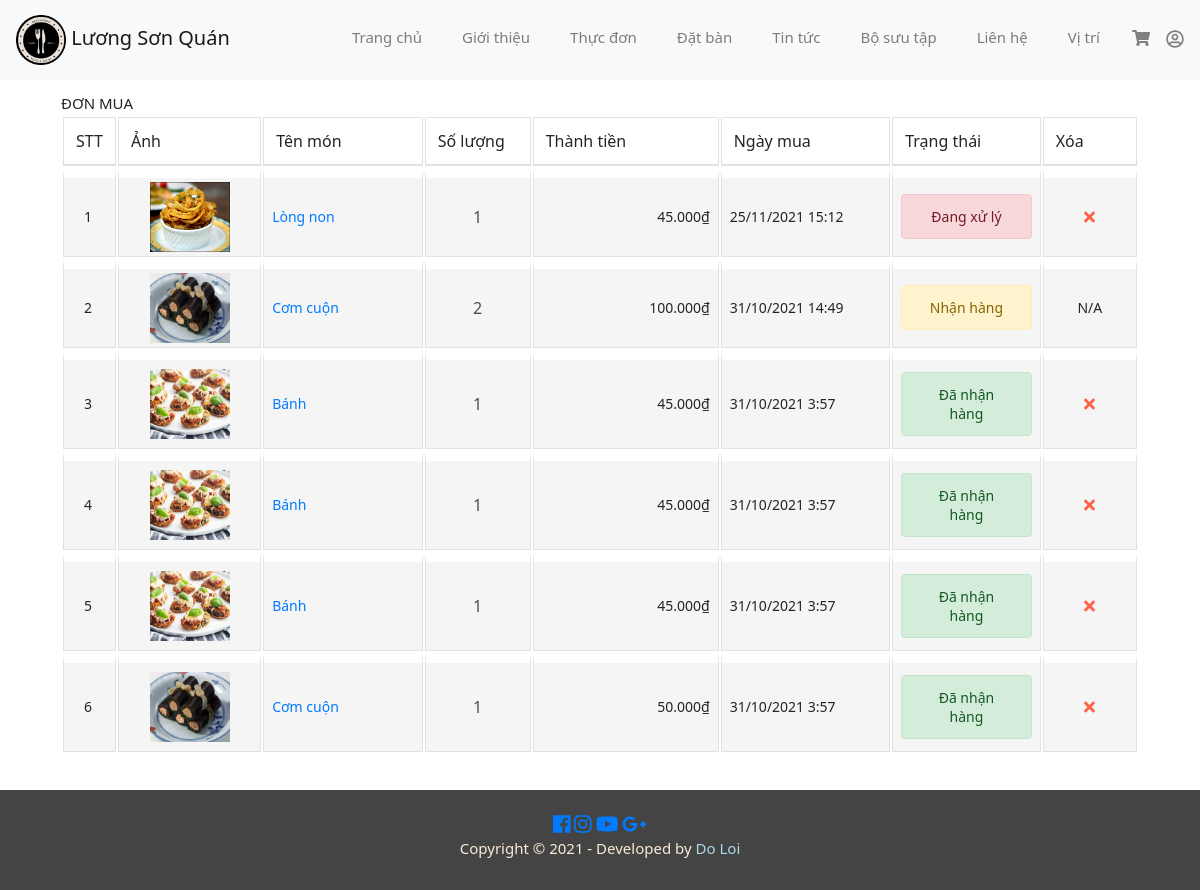
The app's page /orderdetails.php (signed in) with its own data.
### tables this page shows
CREATE TABLE `tbl_config` (
  `id` int(11) NOT NULL,
  `logo` varchar(255) NOT NULL,
  `name` varchar(255) NOT NULL,
  `phone` varchar(20) NOT NULL,
  `email` varchar(150) NOT NULL,
  `address` varchar(255) NOT NULL,
  `map` longtext NOT NULL,
  `discount` int(4) NOT NULL
);

CREATE TABLE `tbl_order` (
  `orderId` int(11) NOT NULL,
  `customerId` int(11) NOT NULL,
  `foodId` int(11) NOT NULL,
  `foodName` varchar(255) NOT NULL,
  `quantity` int(11) NOT NULL,
  `price` varchar(255) NOT NULL,
  `image` varchar(255) NOT NULL,
  `paymethod` varchar(50) NOT NULL,
  `address` varchar(255) NOT NULL,
  `datetime` timestamp NOT NULL DEFAULT current_timestamp() ON UPDATE current_timestamp(),
  `status` int(11) NOT NULL DEFAULT 0
);

### classes/configs.php (called while the page is built, shortened)
<?php
    $filepath = realpath(dirname(__FILE__));
    include_once ($filepath.'/../lib/database.php');
?>
<?php
class configs
{
    private $db;
    public function __construct()
    {
        $this->db = new Database();
    }
    public function show_config()
    {
        $query = "SELECT * FROM tbl_config";
        $result = $this->db->select($query);
        return $result;
    }
}
?>

### lib/database.php (called while the page is built, shortened)
<?php
class Database{
    public $host = DB_HOST;
    public $user = DB_USERNAME;
    public $pass = DB_PASSWORD;
    public $dbname = DB_NAME;
    public $link;
    private function connectDB()
    {
        $this->link = new mysqli($this->host, $this->user, $this->pass, $this->dbname);
    }
    public function select($query)
    {
        $result = $this->link->query($query) or die($this->link->error . __LINE__);
        if ($result->num_rows > 0) {
            return $result;
        } else {
            return false;
        }
    }
}
?>

### lib/session.php (called while the page is built, shortened)
<?php
class Session{
    public static function get($key)
    {
        if (isset($_SESSION[$key])) {
            return $_SESSION[$key];
        } else {
            return false;
        }
    }
}
?>

### classes/cart.php (called while the page is built, shortened)
<?php
$filepath = realpath(dirname(__FILE__));
include_once($filepath . '/../lib/database.php');
?>
<?php
class cart
{
    private $db;
    public function __construct()
    {
        $this->db = new Database();
    }
    public function show_orderdetails($customerId) {
        $query = "SELECT * FROM tbl_order WHERE customerId = '$customerId' ORDER BY orderId DESC";
        $result = $this->db->select($query);
        return $result;
    }
}
?>

### orderdetails.php (the view, shortened to what this page needs)
<?php
include './lib/session.php';
?>
<?php
include_once './lib/database.php';
$cart = new cart;
$config = new configs();
?>
<?php
$show_name = $config->show_config();
if ($show_name) {
    while ($row = $show_name->fetch_assoc()) {
        $name_logo = explode('/', $row['name']);
        $name = $name_logo[0];
        $logo = './admin/uploads/logo/' . $row['logo'];
    }
}
?>
<html>
<head>
    <link rel="stylesheet" href="https://maxcdn.bootstrapcdn.com/bootstrap/4.0.0/css/bootstrap.min.css">
    <link rel="stylesheet" type="text/css" href="css/style.css">
    <link href="https://cdn.rawgit.com/michalsnik/aos/2.1.1/dist/aos.css" rel="stylesheet">
    <link href="./css/font-awesome.css" rel="stylesheet">
</head>
<body data-spy="scroll" data-target=".navbar" data-offset="50" style="position: relative;min-height:100%; margin:0;">
    <div id="Welcome">
        <nav class="navbar navbar-expand-lg navbar fixed-top  navbar-light bg-light">
            <a class="navbar-brand" href="index.php">
                <img src="<?= $logo ?>" width="50" height="50" class="d-inline-block" alt=""> <?= $name ?>
            </a>
            <div class="collapse navbar-collapse" id="navbarText">
                <ul class="navbar-nav ml-auto">
                    <li class="nav-item">
                        <a class="nav-link" style="margin-top:10px" href="index.php">Trang chủ</a>
                    </li>
                    <li class="nav-item">
                        <form action="index.php#Restaurant" id="form1">
                            <a href="#" class="nav-link" style="margin-top:10px" onclick="document.getElementById('form1').submit();">Giới thiệu</a>
                        </form>
                    </li>
                    <li class="nav-item">
                        <form action="index.php#Menu" id="form2">
                            <a href="#" class="nav-link" style="margin-top:10px" onclick="document.getElementById('form2').submit();">Thực đơn</a>
                        </form>
                    </li>
                    <li class="nav-item">
                        <form action="index.php#Reservation" id="form3">
                            <a href="#" class="nav-link" style="margin-top:10px" onclick="document.getElementById('form3').submit();">Đặt bàn</a>
                        </form>
                    </li>
                    <li class="nav-item">
                        <form action="<?= 'index.php#Reservation' ?>" id="form3">
                            <a href="blog.php" class="nav-link" style="margin-top:10px">Tin tức</a>
                        </form>
                    </li>
                    <li class="nav-item">
                        <form action="index.php#Gallery" id="form4">
                            <a href="#" class="nav-link" style="margin-top:10px" onclick="document.getElementById('form4').submit();">Bộ sưu tập</a>
                        </form>
                    </li>
                    <li class="nav-item">
                        <form action="index.php#Contact" id="form5">
                            <a href="#" class="nav-link" style="margin-top:10px" onclick="document.getElementById('form5').submit();">Liên hệ</a>
                        </form>
                    </li>
                    <li class="nav-item">
                        <form action="index.php#OurLocation" id="form6">
                            <a href="#" class="nav-link" style="margin-top:10px" onclick="document.getElementById('form6').submit();">Vị trí</a>
                        </form>
                    </li>
                    <li class="nav-item">
                        <a href="cart.php" class="language" rel="it-IT"><i style="color:gray;font-size:16px;margin-top:22px;" class="fas fa-shopping-cart"></i></a>
                    </li>
                        </script> <?php
                                $login_check = Session::get('customer_login');
                                if ($login_check == false) {
                                    ?>
                        <li class="nav-item" style="padding: 0;margin: 0;margin-left: 4px;margin-top: 10px;">
                            <a class="nav-link" href="login.php" style="font-family: 'Segoe UI', Tahoma, Geneva, Verdana, sans-serif;padding: 8px 0;">Đăng nhập</a>
                        </li>
                    <?php
                                } else {
                    ?>
                        <li class="nav-item dropdown" style="padding: 0;margin: 0;margin-left: 4px;margin-top: 13px">
                            <a class="profile" href=""><i class="far fa-user-circle"></i></a>
                        </li>
                    <?php
                                }
                    ?>
                </ul>
            </div>
        </nav>
    </div>
    <form action="" method="post" style="margin: 0;">
        <div class="container" style="margin-top: 76px;padding-bottom:120px">
            <div class="col-lg-12 col-sm-12">
                <span class="title"> ĐƠN MUA</span>
            </div>
            <div class="col-lg-12 col-sm-12 hero-feature">
                <div class="table-responsive">
                    <table class="table table-bordered tbl-cart" style="font-size: 16px;">
                        <thead>
                            <tr>
                                <td>STT</td>
                                <td class="hidden-xs">Ảnh</td>
                                <td>Tên món</td>
                                <td class="td-qty">Số lượng</td>
                                <td>Thành tiền</td>
                                <td>Ngày mua</td>
                                <td>Trạng thái</td>
                                <td>Xóa</td>
                            </tr>
                        </thead>
                        <tbody>
                            <?php
                            $customerId = Session::get('customer_id');
                            $get_orderdetails = $cart->show_orderdetails(isset($customerId) ? $customerId : 0);
                            if ($get_orderdetails) {
                                $count = 1;
                                while ($row = $get_orderdetails->fetch_assoc()) {
                            ?>
                                    <tr>
                                        <td style="width:5%"><?= $count ?></td>
                                        <td class="hidden-xs text-center" style="padding: 0;">
                                            <a href="<?= 'details.php?foodId=' . $row['foodId'] ?>">
                                                <img src="<?= 'admin/uploads/' . $row['image'] ?>" alt="Age Of Wisdom Tan Graphic Tee" title="" width="80px" height="70px">
                                            </a>
                                        </td>
                                        <td><a href="<?= 'details.php?foodId=' . $row['foodId'] ?>"><?= $row['foodName'] ?></a>
                                        </td>
                                        <td style="width:10%">
                                            <input type="text" style="height:38px;border:none;background-color: unset;" id="quantity<?= $count ?>" name="quantity<?= $count ?>" class="form-control input-number text-center" value="<?= $row['quantity'] ?>" min="1" max="100" readonly="readonly">
                                        </td>
                                        <td class="price"><span style="float: right;"><?= number_format($row['price'], 0, '', '.') . '₫' ?></span></td>
                                        <td style="width:16%"><?= date("d/m/Y  G:i", strtotime($row['datetime'])); ?></td>
                                        <td style="width:14%">
                                            <?php
                                            if ($row['status'] == 0) {
                                                echo '<div class="alert alert-danger m-0 text-center" role="alert">Đang xử lý</div>';
                                            } elseif ($row['status'] == 1) {
                                                echo '<a name="receive" href="?receiveOrderId=' . $row['orderId'] . '"><div class="alert alert-warning m-0 text-center" role="alert">Nhận hàng</div></a>';
                                            } else {
                                                echo '<div class="alert alert-success m-0 text-center" role="alert">Đã nhận hàng</div>';
                                            }
                                            ?>
                                        </td>
                                        <td class="text-center">
                                            <?php
                                            if ($row['status'] == 1) {
                                            ?>
                                                N/A
                                            <?php
                                            } else {
                                            ?>
                                                <a href="?deleteOrderId=<?= $row['orderId'] ?>" name="delete" onclick="return confirm('Bạn chắc chắn muốn xóa?')" class="remove_cart" rel="2">
                                                    <i style="font-size: 16px;color:tomato" class="fas fa-times"></i>
                                                </a>
                                            <?php
                                            }
                                            ?>
                                        </td>
                                    </tr>
                            <?php
                                    $count++;
                                }
                            }
                            ?>
                        </tbody>
                    </table>
                </div>
            </div>
        </div>
    </form>
    <footer style="position: absolute;
   left: 0;
   bottom: 0;
   width: 100%;">
        <div id="mu-footer">
            <div class="container-fluid">
                <div class="row" style="background-color: #444444;height: 100px;">
                    <div class="col-md-12" style="padding-bottom:0;">
                        <div class="mu-footer-area">
                            <div class="mu-footer-social mt-4" style="text-align: center;">
                                <a href="https://www.facebook.com/"><i style="font-size: 20px;" class="fab fa-facebook"></i></span></a>
                                <a href="https://www.instagram.com/"><i style="font-size: 20px;" class="fab fa-instagram"></i></span></a>
                                <a href="https://www.youtube.com/"><i style="font-size: 20px;" class="fab fa-youtube"></i></span></a>
                                <a href="https://www.google.com/"><i style="font-size: 20px;" class="fab fa-google-plus-g"></i></span></a>
                            </div>
                            <div class="mu-footer-copyright" style="text-align: center;color:antiquewhite">
                                <p>Copyright &copy; 2021 - Developed by <a style="color: lightblue;" rel="nofollow" href="https://www.facebook.com/doloi01/">Do Loi</a></p>
                            </div>
                        </div>
                    </div>
                </div>
            </div>
        </div>
    </footer>
</body>
</html>

### css/style.css (style rules this page uses)
body { font-family: 'Segoe UI', Tahoma, Geneva, Verdana, sans-serif; font-size: 15px; }
.nav-item { padding-right: 12px; padding-left: 12px; }
footer { position: fixed; bottom: 0px; padding-top: 20px; }
input[type=text], input[type=password] { width: 100%; padding: 12px 20px; margin: 8px 0; display: inline-block; border: 1px solid #ccc; box-sizing: border-box; }
.container { padding: 16px; }
.table { border-collapse: separate; }
.table tbody > tr > td { font-size: 0.875em; background: #f5f5f5; border-top: 10px solid #fff; vertical-align: middle; padding: 12px 8px; }
.table tbody > tr > td:first-child, .table thead > tr > th:first-child { padding-left: 20px; }
.dropdown { position: relative; display: inline-block; }
.fa-user-circle { font-size: 18px;color:grey; margin-top: 9px; }

### records on screen
tbl_config: logo (picture), name "Lương Sơn Quán"
tbl_order: image (picture), foodName "Lòng non", quantity "1", price "45.000", datetime "25/11/2021 15:12", status "Đang xử lý"
tbl_order: image (picture), foodName "Cơm cuộn", quantity "2", price "100.000", datetime "31/10/2021 14:49", status "N/A"
tbl_order: image (picture), foodName "Bánh", quantity "1", price "45.000", datetime "31/10/2021 3:57", status "Đã nhận hàng"
tbl_order: image (picture), foodName "Bánh", quantity "1", price "45.000", datetime "31/10/2021 3:57", status "Đã nhận hàng"
tbl_order: image (picture), foodName "Bánh", quantity "1", price "45.000", datetime "31/10/2021 3:57", status "Đã nhận hàng"
tbl_order: image (picture), foodName "Cơm cuộn", quantity "1", price "50.000", datetime "31/10/2021 3:57", status "Đã nhận hàng"
